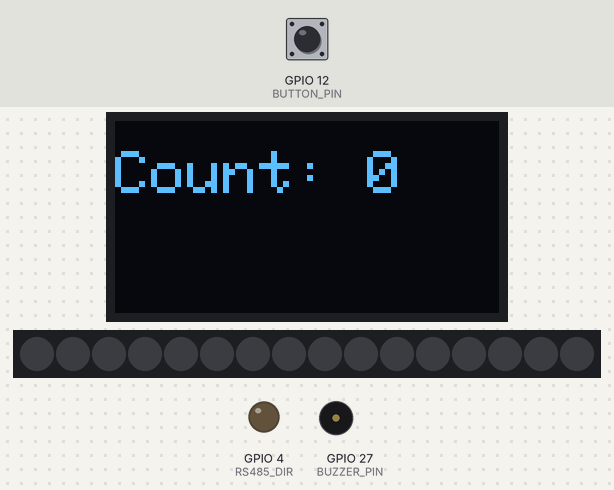
Bench run of a program on a simulated ESP32. Parts: 128×64 one-colour display, 16 RGB LEDs in strip order, left to right, output pins drawn as LEDs (lit = HIGH), buzzer (waves = sounding). The inputs (shaded band) are chosen by the test bench; at power-on: GPIO 12 (BUTTON_PIN) HIGH. What the program prints to the serial monitor is not drawn.

Above: at 1.2 s.
1.3 s: GPIO 12 (BUTTON_PIN) pulled LOW for 0.15 s
At 2.5 s:
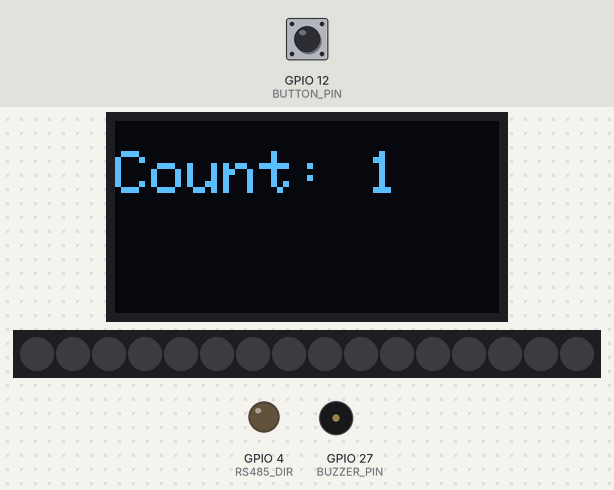
2.9 s: GPIO 12 (BUTTON_PIN) pulled LOW for 1 s
At 3.7 s:
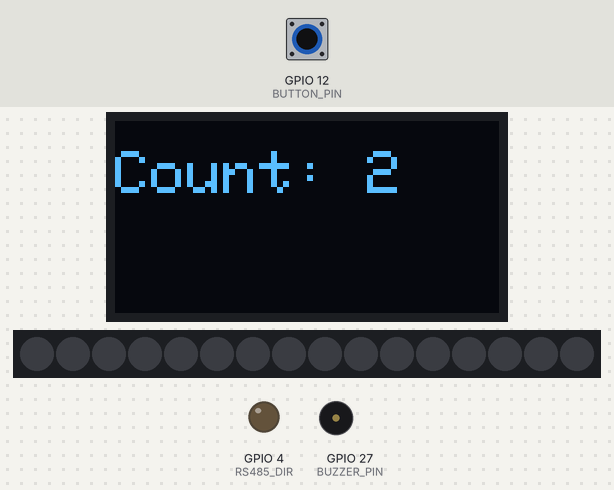
5.4 s: GPIO 12 (BUTTON_PIN) pulled LOW for 0.15 s
At 6.7 s:
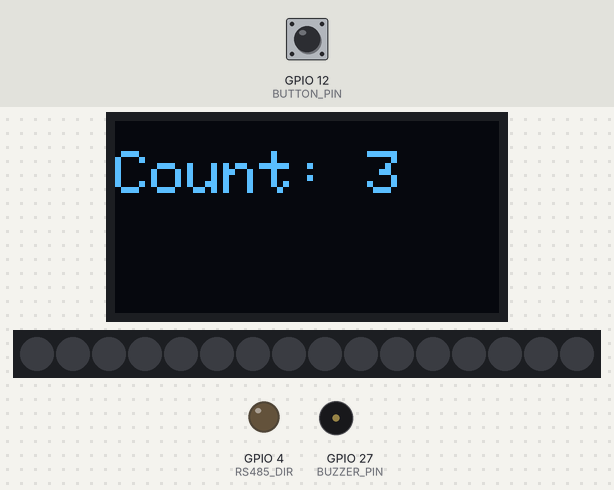
7.0 s: GPIO 12 (BUTTON_PIN) pulled LOW for 1 s
At 8.0 s:
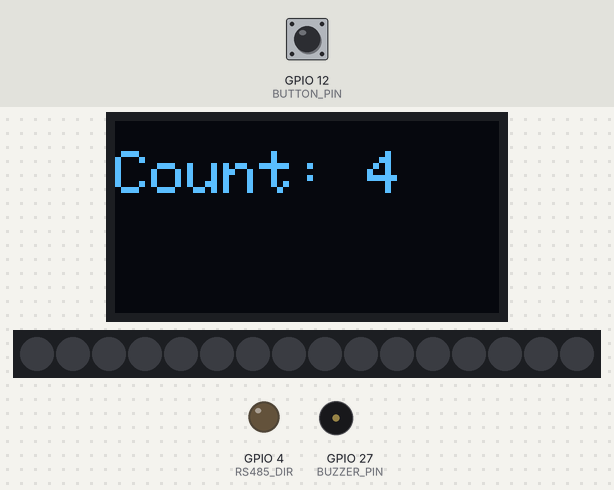
Timing chart, 0 to 10.0 s (numbered marks = the images above; inputs shaded):
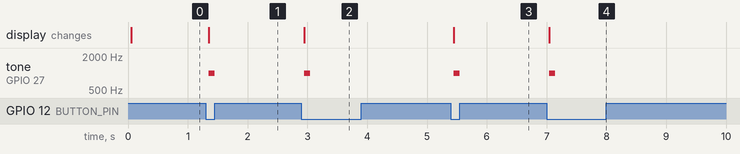

Measured:
- after the input at 1.3 s, tone on GPIO 27 (BUZZER_PIN): silent → 1000 Hz after 0.05 s, → silent 0.10 s later; the display: changes after 0.05 s (image 1)
- after the input at 2.9 s, tone on GPIO 27 (BUZZER_PIN): silent → 1000 Hz after 0.05 s, → silent 0.10 s later; the display: changes after 0.05 s (image 2)
- after the input at 5.4 s, tone on GPIO 27 (BUZZER_PIN): silent → 1000 Hz after 0.05 s, → silent 0.10 s later; the display: changes after 0.05 s (image 3)
- after the input at 7.0 s, tone on GPIO 27 (BUZZER_PIN): silent → 1000 Hz after 0.05 s, → silent 0.10 s later; the display: changes after 0.05 s (image 4)

The program:

main.cpp
```cpp
#include <Arduino.h>
#include <Wire.h>
#include <Adafruit_GFX.h>
#include <Adafruit_SSD1306.h>
#include <Adafruit_NeoPixel.h>

#define SCREEN_WIDTH 128
#define SCREEN_HEIGHT 64
#define OLED_RESET    -1
#define BUTTON_PIN 12
#define DEBOUNCE_DELAY 20  // milliseconds
#define RS485_TX     17
#define RS485_RX     16
#define RS485_DIR    4
#define BUZZER_PIN 27
#define LED_PIN     5
#define NUM_LEDS    16
#define RESET_COUNT 1000

void updateLEDs(int count);
void victoryEffect();
void showVictoryMessage();
void rainbowEffect();
void playVictoryTone();
void sendRS485Message(String message);

Adafruit_SSD1306 display(SCREEN_WIDTH, SCREEN_HEIGHT, &Wire, OLED_RESET);
Adafruit_NeoPixel strip(NUM_LEDS, LED_PIN, NEO_GRB + NEO_KHZ800);

HardwareSerial RS485Serial(2);

unsigned long lastDebounceTime = 0;
bool lastButtonState = HIGH;
bool buttonState = HIGH;

int counter = 0;

void setup() {
  Serial.begin(115200);
  pinMode(BUTTON_PIN, INPUT_PULLUP); // Button input with internal pull-up
  pinMode(BUZZER_PIN, OUTPUT);

  pinMode(RS485_DIR, OUTPUT);
  RS485Serial.begin(9600, SERIAL_8N1, RS485_RX, RS485_TX);

  if (!display.begin(SSD1306_SWITCHCAPVCC, 0x3C)) {
    Serial.println(F("OLED failed"));
    for (;;);
  }

  display.clearDisplay();
  display.setTextSize(2);
  display.setTextColor(SSD1306_WHITE);
  display.setCursor(0, 10);
  display.println("Count: 0");
  display.display();

  strip.begin();
  strip.show();  // Initialize all LEDs to off

  Serial.println("Setup done!");

}

void loop() {
  bool reading = digitalRead(BUTTON_PIN);

  if (reading != lastButtonState) {
    lastDebounceTime = millis();  // reset timer on state change
  }

  if ((millis() - lastDebounceTime) > DEBOUNCE_DELAY) {
    if (reading != buttonState) {
      buttonState = reading;

      if (buttonState == LOW) { // Button press detected (LOW due to pull-up)
        counter++;
        Serial.print("Button Pressed! Count = ");
        Serial.println(counter);

        if (counter >= RESET_COUNT) {
          victoryEffect();
          counter = 0;
        }

        // Update OLED
        display.clearDisplay();
        display.setCursor(0, 10);
        display.print("Count: ");
        display.println(counter);
        display.display();

        // Beep
        tone(BUZZER_PIN, 1000, 100);  // 1000 Hz for 100ms

        updateLEDs(counter);

        // Mock
        sendRS485Message("COUNT:" + String(counter) + "\n");

      }
    }
  }

  lastButtonState = reading;
}

void updateLEDs(int count) {
  float percent = (count / (float)RESET_COUNT) * NUM_LEDS;
  int ledsToLight = round(percent);

  for (int i = 0; i < NUM_LEDS; i++) {
    if (i < ledsToLight) {
      strip.setPixelColor(i, strip.Color(0, 255, 0));  // Green
    } else {
      strip.setPixelColor(i, 0);  // Off
    }
  }
  strip.show();
}

void victoryEffect() {
  playVictoryTone();
  showVictoryMessage();
  rainbowEffect();
}

void showVictoryMessage() {
  display.clearDisplay();
  display.setCursor(0, 10);
  display.setTextSize(1);
  display.setTextColor(SSD1306_WHITE);
  display.println("Goal Reached!");
  display.display();
}

void rainbowEffect() {
  for (int j = 0; j < 256; j++) {
    for (int i = 0; i < strip.numPixels(); i++) {
      strip.setPixelColor(i, strip.ColorHSV((i * 65536 / strip.numPixels() + j * 256) % 65536));
    }
    strip.show();
    delay(30);
  }
}

void playVictoryTone() {
  tone(BUZZER_PIN, 1200); delay(200);
  tone(BUZZER_PIN, 1500); delay(200);
  tone(BUZZER_PIN, 1800); delay(300);
  noTone(BUZZER_PIN);  // Stop the tone
}

void sendRS485Message(String message) {
  digitalWrite(RS485_DIR, HIGH);  // Enable transmit mode
  delayMicroseconds(10);
  RS485Serial.print(message);
  delayMicroseconds(10);
  digitalWrite(RS485_DIR, LOW);   // Back to receive mode
}
```
